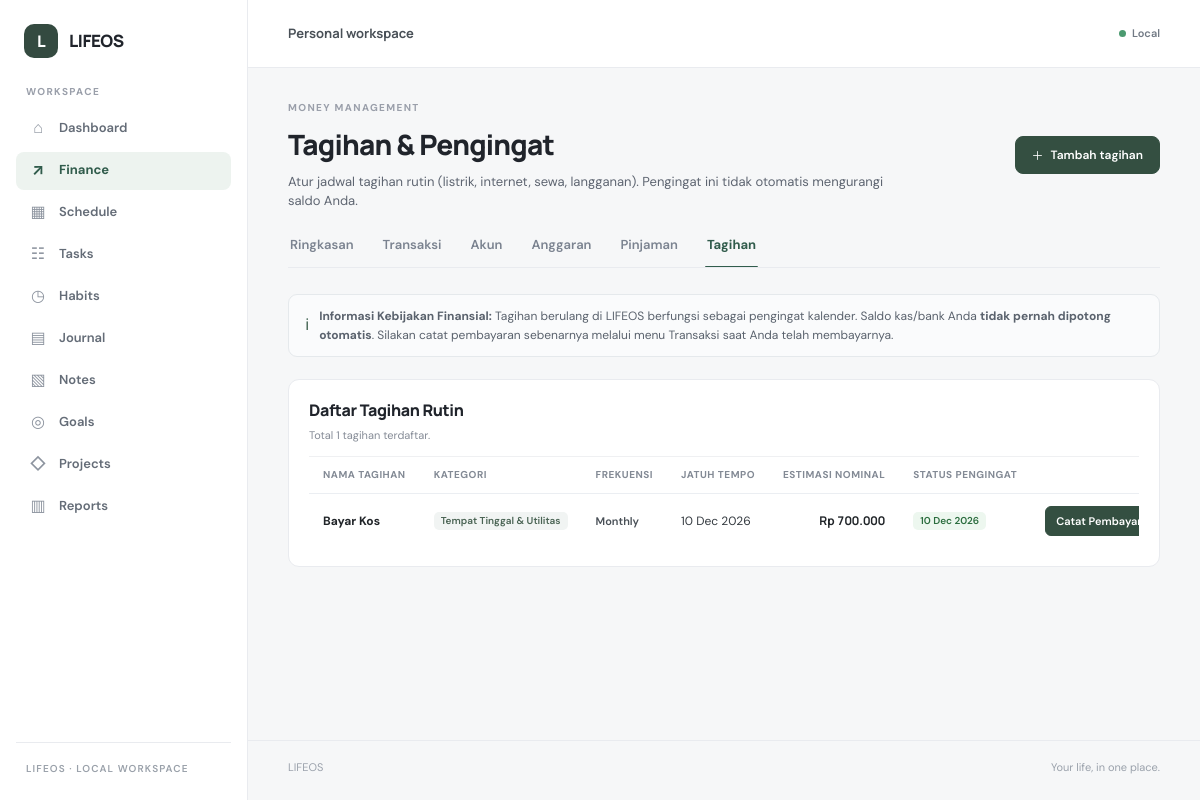
The app's page /finance/bills.php with its own data.
### tables this page shows
CREATE TABLE `fixed_bill_templates` (
  `id` bigint(20) unsigned NOT NULL AUTO_INCREMENT,
  `name` varchar(150) NOT NULL,
  `category_id` bigint(20) unsigned DEFAULT NULL,
  `account_id` bigint(20) unsigned DEFAULT NULL,
  `expected_amount` decimal(19,2) NOT NULL DEFAULT 0.00,
  `frequency` enum('weekly','monthly','quarterly','yearly','once') NOT NULL DEFAULT 'monthly',
  `due_day` tinyint(3) unsigned DEFAULT NULL,
  `next_due_date` date NOT NULL,
  `notes` text DEFAULT NULL,
  `is_active` tinyint(1) NOT NULL DEFAULT 1,
  `created_at` timestamp NOT NULL DEFAULT current_timestamp(),
  `updated_at` timestamp NOT NULL DEFAULT current_timestamp() ON UPDATE current_timestamp(),
  `deleted_at` timestamp NULL DEFAULT NULL,
  PRIMARY KEY (`id`),
  KEY `idx_bills_active` (`is_active`),
  KEY `idx_bills_due` (`next_due_date`),
  KEY `fk_bills_category` (`category_id`),
  KEY `fk_bills_account` (`account_id`),
  CONSTRAINT `fk_bills_account` FOREIGN KEY (`account_id`) REFERENCES `accounts` (`id`) ON DELETE SET NULL ON UPDATE CASCADE,
  CONSTRAINT `fk_bills_category` FOREIGN KEY (`category_id`) REFERENCES `categories` (`id`) ON DELETE SET NULL ON UPDATE CASCADE
);

CREATE TABLE `categories` (
  `id` bigint(20) unsigned NOT NULL AUTO_INCREMENT,
  `name` varchar(100) NOT NULL,
  `type` enum('income','expense') NOT NULL,
  `icon` varchar(50) DEFAULT '◈',
  `color` varchar(20) DEFAULT '#526f5d',
  `is_system` tinyint(1) NOT NULL DEFAULT 0,
  `created_at` timestamp NOT NULL DEFAULT current_timestamp(),
  `updated_at` timestamp NOT NULL DEFAULT current_timestamp() ON UPDATE current_timestamp(),
  PRIMARY KEY (`id`),
  UNIQUE KEY `uq_categories_name_type` (`name`,`type`),
  KEY `idx_categories_type` (`type`)
);

### function.php (called while the page is built, shortened)
<?php
function db(): PDO
{
    try {
        $pdo = require LIFEOS_ROOT . '/config/database.php';
        return $pdo;
    } catch (Throwable $exception) {
        error_log('[LIFEOS][DB] ' . $exception->getMessage());
        throw new RuntimeException('Database LIFEOS belum dapat dihubungkan.', 0, $exception);
    }
}
function e(mixed $value): string
{
    return htmlspecialchars((string) $value, ENT_QUOTES | ENT_SUBSTITUTE, 'UTF-8');
}
function url(string $path = ''): string
{
    $base = rtrim(str_replace('\\', '/', dirname($_SERVER['SCRIPT_NAME'] ?? '/')), '/');
    $base = preg_replace(
        '~/?\b(dashboard|finance|schedule|tasks|habits|journal|notes|goals|projects|reports)$~',
        '',
        $base
    ) ?? $base;
    return $base . '/' . ltrim($path, '/');
}
function format_rupiah(mixed $amount, bool $prefix = true): string
{
    $num = (float) ($amount ?? 0);
    $formatted = number_format(abs($num), 0, ',', '.');
    $sign = $num < 0 ? '-' : '';
    return $sign . ($prefix ? 'Rp ' : '') . $formatted;
}

### app/Modules/Finance/FinanceService.php (called while the page is built, shortened)
<?php
class FinanceService
{
    private PDO $db;
    public function __construct(?PDO $db = null)
    {
        $this->db = $db ?? db();
    }
    public function getBills(bool $onlyActive = false): array
    {
        $where = ['b.deleted_at IS NULL'];
        $sql = "
            SELECT
                b.*,
                c.name AS category_name,
                c.icon AS category_icon,
                c.color AS category_color,
                a.name AS account_name
            FROM fixed_bill_templates b
            LEFT JOIN categories c ON c.id = b.category_id
            LEFT JOIN accounts a ON a.id = b.account_id
            WHERE " . implode(' AND ', $where) . "
            ORDER BY b.is_active DESC, b.next_due_date ASC, b.id ASC
        ";
        $bills = $this->db->query($sql)->fetchAll();
        $today = date('Y-m-d');
        foreach ($bills as &$bill) {
            $dueDate = $bill['next_due_date'];
            $daysDiff = (int) (strtotime($dueDate) - strtotime($today)) / 86400;
        }
        return $bills;
    }
}

### finance/bills.php (the view, shortened to what this page needs)
<?php
require_once __DIR__ . '/init.php';
$bills = [];
if ($financeService !== null && $dbError === null) {
    try {
        $bills = $financeService->getBills(false);
    } catch (Throwable $e) {
        $dbError = 'Gagal memuat daftar tagihan: ' . $e->getMessage();
    }
}
require LIFEOS_ROOT . '/includes/header.php';
?>
<div class="finance-page">
    <section class="finance-heading">
        <div>
            <p class="eyebrow">MONEY MANAGEMENT</p>
            <h1>Tagihan & Pengingat</h1>
            <p class="finance-subtitle">
                Atur jadwal tagihan rutin (listrik, internet, sewa, langganan). Pengingat ini tidak otomatis mengurangi saldo Anda.
            </p>
        </div>
        <div class="finance-header-actions">
            <button
                type="button"
                class="finance-btn finance-btn-primary"
                data-open-modal="modalBill"
            >
                <span>＋</span> Tambah tagihan
            </button>
        </div>
    </section>
    <div class="extracted-style-2">
        <span class="extracted-style-3">ℹ</span>
        <span>
            <strong>Informasi Kebijakan Finansial:</strong> Tagihan berulang di LIFEOS berfungsi sebagai pengingat kalender. Saldo kas/bank Anda <strong>tidak pernah dipotong otomatis</strong>. Silakan catat pembayaran sebenarnya melalui menu Transaksi saat Anda telah membayarnya.
        </span>
    </div>
    <article class="finance-panel">
        <div class="finance-panel-heading">
            <div>
                <h2>Daftar Tagihan Rutin</h2>
                <p>Total <?= count($bills) ?> tagihan terdaftar.</p>
            </div>
        </div>
        <?php if (empty($bills)): ?>
            <div class="finance-empty-state">
                <div class="empty-state-icon">▤</div>
                <h3>Belum ada tagihan dicatat</h3>
                <p>Tambahkan pengingat tagihan rutin bulanan agar pembayaran Anda tidak pernah terlewat.</p>
                <button
                    type="button"
                    class="finance-btn finance-btn-primary finance-btn-sm"
                    data-open-modal="modalBill"
                >
                    Tambah pengingat tagihan
                </button>
            </div>
        <?php else: ?>
            <div class="table-responsive">
                <table class="finance-table">
                    <thead>
                        <tr>
                            <th>Nama Tagihan</th>
                            <th>Kategori</th>
                            <th>Frekuensi</th>
                            <th>Jatuh Tempo</th>
                            <th class="text-right">Estimasi Nominal</th>
                            <th>Status Pengingat</th>
                            <th class="text-right">Aksi</th>
                        </tr>
                    </thead>
                    <tbody>
                        <?php foreach ($bills as $b): ?>
                            <tr class="<?= (int) $b['is_active'] === 0 ? 'bill-row-inactive' : '' ?>">
                                <td>
                                    <div class="extracted-style-4"><?= e($b['name']) ?></div>
                                </td>
                                <td>
                                    <?php if (!empty($b['category_name'])): ?>
                                        <span class="finance-badge extracted-style-6">
                                            <?= e($b['category_name']) ?>
                                        </span>
                                    <?php else: ?>
                                        <span class="extracted-style-7">—</span>
                                    <?php endif; ?>
                                </td>
                                <td>
                                    <span class="extracted-style-8">
                                        <?= e(ucfirst($b['frequency'])) ?>
                                    </span>
                                </td>
                                <td>
                                    <div><?= date('d M Y', strtotime($b['next_due_date'])) ?></div>
                                </td>
                                <td class="text-right">
                                    <span class="tx-amount extracted-style-9">
                                        <?= format_rupiah($b['expected_amount']) ?>
                                    </span>
                                </td>
                                <td>
                                    <?php if ((int) $b['is_active'] === 0): ?>
                                        <span class="finance-badge badge-inactive">Arsip</span>
                                    <?php else: ?>
                                        <span class="finance-badge <?= $b['urgency'] === 'overdue' ? 'badge-danger' : ($b['urgency'] === 'due_soon' || $b['urgency'] === 'due_today' ? 'badge-warning' : 'badge-active') ?>">
                                            <?= e($b['urgency_label']) ?>
                                        </span>
                                    <?php endif; ?>
                                </td>
                                <td class="text-right extracted-style-10">
                                    <?php if ((int) $b['is_active'] === 1): ?>
                                        <a
                                            href="<?= e(url('finance/transactions.php?action=create&description=' . urlencode('Bayar ' . $b['name']) . '&amount=' . urlencode((string) $b['expected_amount']) . '&category_id=' . urlencode((string) ($b['category_id'] ?? '')))) ?>"
                                            class="finance-btn finance-btn-primary finance-btn-sm"
                                            title="Buka form pencatatan pengeluaran dengan data tagihan ini"
                                        >
                                            Catat Pembayaran
                                        </a>
                                    <?php endif; ?>
                                </td>
                            </tr>
                        <?php endforeach; ?>
                    </tbody>
                </table>
            </div>
        <?php endif; ?>
    </article>
</div>
<?php require LIFEOS_ROOT . '/includes/footer.php'; ?>

### assets/css/app.css (style rules this page uses)
:root { color-scheme: light; --canvas: #f6f7f8; --surface: #ffffff; --surface-soft: #fafbfc; --ink: #20242b; --ink-secondary: #4b525d; --muted: #858b96; --muted-dark: #5e6571; --line: #e9ebef; --line-strong: #dfe3e8; --primary: #315c4c; --primary-hover: #264a3d; --primary-soft: #edf3ef; --danger: #c92a2a; --danger-soft: #fdf0f0; --warning: #b25e09; --warning-soft: #fef8ee; --sidebar-width: 248px; --topbar-height: 68px; --radius-lg: 14px; --radius-md: 10px; --radius-sm: 6px; font-family: 'DM Sans', -apple-system, BlinkMacSystemFont, 'Segoe UI', sans-serif; font-synthesis: none; text-rendering: optimizeLegibility; -webkit-font-smoothing: antialiased; -moz-osx-font-smoothing: grayscale; --font-2xs: 10px; --font-xs: 11px; --font-sm: 12px; --font-nav: 13px; --font-base: 14px; --font-md: 15px; --font-icon: 16px; --font-brand: 17px; --font-lg: 18px; --font-xl: 20px; --font-2xl: 24px; --font-display: 28px; --font-date: 32px; --font-hero: 36px; }
* { box-sizing: border-box; }
html { min-width: 320px; background: var(--canvas); }
body { margin: 0; background: var(--canvas); color: var(--ink); font-size: var(--font-base); line-height: 1.55; }
a { color: inherit; text-decoration: none; }
.sidebar-label, .eyebrow, .topbar-kicker { margin: 0; color: #9a9faa; font-size: var(--font-2xs); font-weight: 700; letter-spacing: 1.35px; text-transform: uppercase; }

### records on screen
fixed_bill_templates: name "Bayar Kos", category.name "Tempat Tinggal & Utilitas", frequency "Monthly", next_due_date "10 Dec 2026", expected_amount "Rp 700.000", urgency_label "10 Dec 2026"

### other values on screen
$item['icon'] "⌂"
$item['label'] "Dashboard"
$item['icon'] "↗"
$item['label'] "Finance"
$item['icon'] "▦"
$item['label'] "Schedule"
$item['icon'] "☷"
$item['label'] "Tasks"
$item['icon'] "◷"
$item['label'] "Habits"
$item['icon'] "▤"
$item['label'] "Journal"
$item['icon'] "▧"
$item['label'] "Notes"
$item['icon'] "◎"
